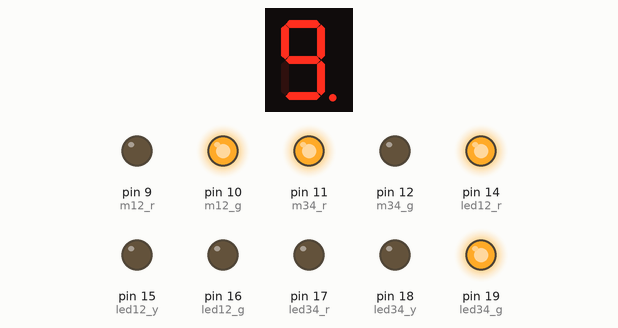
This sketch was run on a simulated Arduino Uno, built with avr-gcc and run on an emulated ATmega328P. Parts: 1-digit seven-segment display, output pins drawn as LEDs (lit = HIGH). Wiring (inferred from the names in the program): 1-digit 7-segment display, segments lit when LOW: segments pin 1, pin 2, pin 3, pin 4, pin 5, pin 6, pin 7, pin 8. The segment pins are drawn as the display they are named for; pins used as bus, display or sensor lines are not drawn.

Above: at 0.3 s.
At 3.0 s:
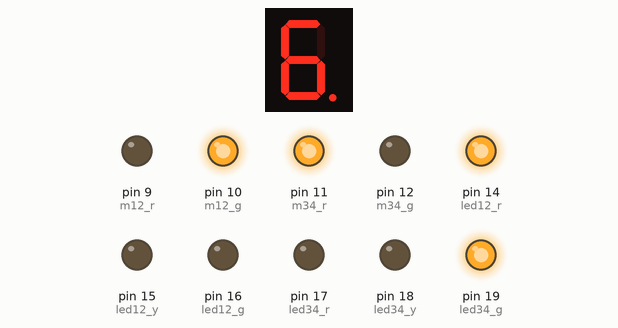
At 6.6 s:
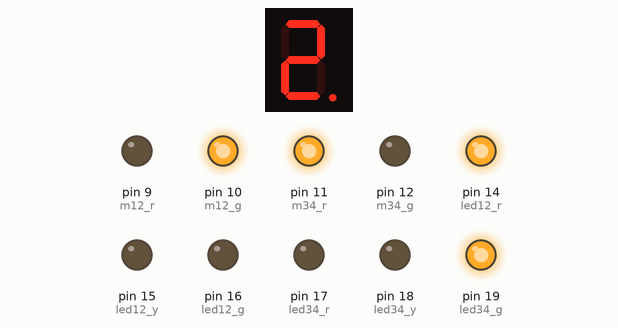
At 12.9 s:
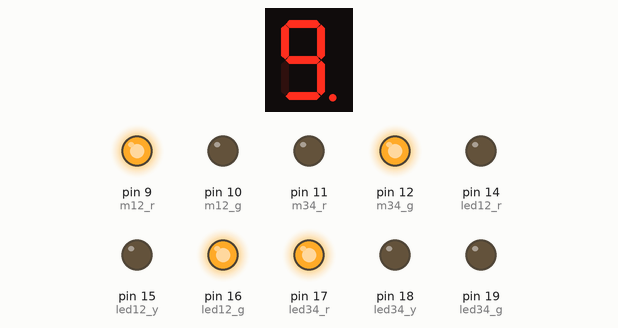
At 22.5 s:
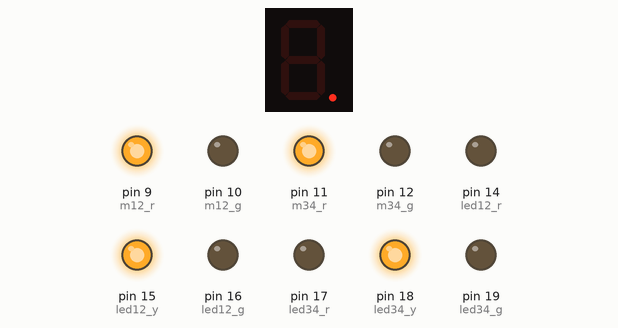
At 39.0 s:
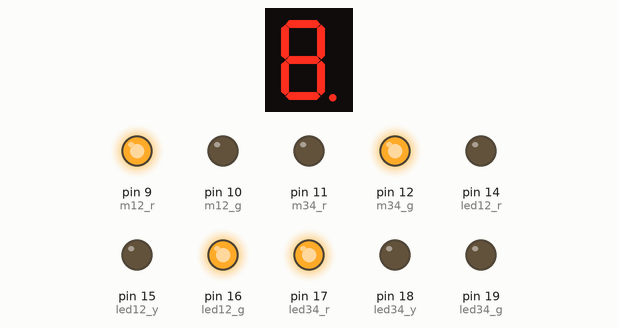
Timing chart, 0 to 40.0 s (numbered marks = the images above):
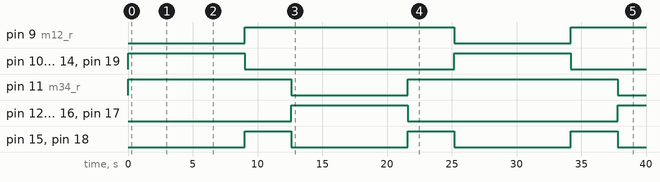

Measured:
- by itself, pin 9 (m12_r): LOW → HIGH at 9.0 s, → LOW 16.2 s later, → HIGH 9.0 s later
- by itself, pin 10 (m12_g), pin 14 (led12_r), pin 19 (led34_g): alternates HIGH for 9.0 s and LOW for 16.2 s
- by itself, pin 11 (m34_r): LOW → HIGH at 0.00 s, → LOW 12.6 s later, → HIGH 9.0 s later, → LOW 16.2 s later
- by itself, pin 12 (m34_g), pin 16 (led12_g), pin 17 (led34_r): LOW → HIGH at 12.6 s, → LOW 9.0 s later, → HIGH 16.2 s later
- by itself, pin 15 (led12_y), pin 18 (led34_y): alternates HIGH for 3.6 s and LOW for 9.0 s
- what the display in image 0 shows lasts 0.5 s, from 0.2 s to 0.7 s
- what the display in image 4 shows lasts 0.4 s, from 22.3 s to 22.7 s

The sketch:

4_way_rafic_light_1.ino
```cpp
int A = 1;  // 7 sigment display A
int B = 2; // 7 sigment display B
int C = 3;// 7 sigment display C
int D = 4;// 7 sigment display D
int E = 5;// 7 sigment display E
int F = 6;// 7 sigment display F
int G = 7;// 7 sigment display G
int DP = 8;// 7 sigment display Dot Point
int m12_r = 9; //
int m12_g = 10;
int m34_r = 11;
int m34_g = 12;

int led12_r = 14;
int led12_y = 15;
int led12_g = 16;
int led34_r = 17;
int led34_y = 18;
int led34_g = 19;
int de_1 = 200;
int de_2 = 500;

void setup(){
  pinMode(A,OUTPUT);
  pinMode(B,OUTPUT);
  pinMode(C,OUTPUT);
  pinMode(D,OUTPUT);
  pinMode(E,OUTPUT);
  pinMode(F,OUTPUT);
  pinMode(G,OUTPUT);
  pinMode(DP,OUTPUT);
  pinMode(m12_r,OUTPUT);
  pinMode(m12_g,OUTPUT);
  pinMode(m34_r,OUTPUT);
  pinMode(m34_g,OUTPUT);

  pinMode(led12_r,OUTPUT);
  pinMode(led12_y,OUTPUT);
  pinMode(led12_g,OUTPUT);
  pinMode(led34_r,OUTPUT);
  pinMode(led34_y,OUTPUT);
  pinMode(led34_g,OUTPUT);
}

void loop(){

  digitalWrite(led12_r,1);
  digitalWrite(led12_y,0);
  digitalWrite(led12_g,0);
  digitalWrite(m12_r,0);
  digitalWrite(m12_g,1);
  digitalWrite(led34_r,0);
  digitalWrite(led34_y,0);
  digitalWrite(led34_g,1);
  digitalWrite(m34_r,1);
  digitalWrite(m34_g,0);
  digitalWrite(A,0);
  digitalWrite(B,0);
  digitalWrite(C,0);
  digitalWrite(D,0);
  digitalWrite(E,1);
  digitalWrite(F,0);
  digitalWrite(G,0);
  digitalWrite(DP,1);
  delay(de_1);
    //

  digitalWrite(DP,0);
  delay(de_2);

    //

  digitalWrite(DP,1);
  delay(de_1);

  //1
  digitalWrite(A,0);
  digitalWrite(B,0);
  digitalWrite(C,0);
  digitalWrite(D,0);
  digitalWrite(E,0);
  digitalWrite(F,0);
  digitalWrite(G,0);
  digitalWrite(DP,1);
  delay(de_1);
  //
  digitalWrite(DP,0);
  delay(de_2);
    //
  digitalWrite(DP,1);
  delay(de_1);
    //2

  digitalWrite(A,0);
  digitalWrite(B,0);
  digitalWrite(C,0);
  digitalWrite(D,1);
  digitalWrite(E,1);
  digitalWrite(F,1);
  digitalWrite(G,1);
  digitalWrite(DP,1);
  delay(de_1);
  //
  digitalWrite(DP,0);
  delay(de_2);
    //
  digitalWrite(DP,1);
  delay(de_1);
    //3
  digitalWrite(A,0);
  digitalWrite(B,1);
  digitalWrite(C,0);
  digitalWrite(D,0);
  digitalWrite(E,0);
  digitalWrite(F,0);
  digitalWrite(G,0);
  digitalWrite(DP,1);
  delay(de_1);
  //
  digitalWrite(DP,0);
  delay(de_2);
    //
  digitalWrite(DP,1);
  delay(de_1);

  digitalWrite(A,0);
  digitalWrite(B,1);
  digitalWrite(C,0);
  digitalWrite(D,0);
  digitalWrite(E,1);
  digitalWrite(F,0);
  digitalWrite(G,0);
  digitalWrite(DP,1);
  delay(de_1);
  //
  digitalWrite(DP,0);
  delay(de_2);
    //
  digitalWrite(DP,1);
  delay(de_1);
    //4
  digitalWrite(A,1);
  digitalWrite(B,0);
  digitalWrite(C,0);
  digitalWrite(D,1);
  digitalWrite(E,1);
  digitalWrite(F,0);
  digitalWrite(G,0);
  digitalWrite(DP,1);
  delay(de_1);
  //
  digitalWrite(DP,0);
  delay(de_2);
    //
  digitalWrite(DP,1);
  delay(de_1);
    //5
  digitalWrite(A,0);
  digitalWrite(B,0);
  digitalWrite(C,0);
  digitalWrite(D,0);
  digitalWrite(E,1);
  digitalWrite(F,1);
  digitalWrite(G,0);
  digitalWrite(DP,1);
  delay(de_1);
  //
  digitalWrite(DP,0);
  delay(de_2);
    //
  digitalWrite(DP,1);
  delay(de_1);
    //6
  digitalWrite(A,0);
  digitalWrite(B,0);
  digitalWrite(C,1);
  digitalWrite(D,0);
  digitalWrite(E,0);
  digitalWrite(F,1);
  digitalWrite(G,0);
  digitalWrite(DP,1);
  delay(de_1);
  //
  digitalWrite(DP,0);
  delay(de_2);
    //
  digitalWrite(DP,1);
  delay(de_1);
    //7
  digitalWrite(A,1);
  digitalWrite(B,0);
  digitalWrite(C,0);
  digitalWrite(D,1);
  digitalWrite(E,1);
  digitalWrite(F,1);
  digitalWrite(G,1);
  digitalWrite(DP,1);
  delay(de_1);
  //
  digitalWrite(DP,0);
  delay(de_2);
    //
  digitalWrite(DP,1);
  delay(de_1);
    //8
  digitalWrite(A,0);
  digitalWrite(B,0);
  digitalWrite(C,0);
  digitalWrite(D,0);
  digitalWrite(E,0);
  digitalWrite(F,0);
  digitalWrite(G,1);
  digitalWrite(DP,1);
  delay(de_1);
  //
  digitalWrite(DP,0);
  delay(de_2);
    //
  digitalWrite(DP,1);
  delay(de_1);
    //9 ends
    // 12 34 yellow
  digitalWrite(led12_r,0);
  digitalWrite(led12_y,1);
  digitalWrite(led12_g,0);
  digitalWrite(m12_r,1);
  digitalWrite(m12_g,0);
  digitalWrite(led34_r,0);
  digitalWrite(led34_y,1);
  digitalWrite(led34_g,0);
  digitalWrite(m34_r,1);
  digitalWrite(m34_g,0);
  digitalWrite(A,1);
  digitalWrite(B,1);
  digitalWrite(C,1);
  digitalWrite(D,1);
  digitalWrite(E,1);
  digitalWrite(F,1);
  digitalWrite(G,1);
  digitalWrite(DP,0);
  delay(de_1);
  //
  digitalWrite(DP,1);
  delay(de_2);
    //
  digitalWrite(DP,0);
  delay(de_1);
    //1
  digitalWrite(A,1);
  digitalWrite(B,1);
  digitalWrite(C,1);
  digitalWrite(D,1);
  digitalWrite(E,1);
  digitalWrite(F,1);
  digitalWrite(G,1);
  digitalWrite(DP,0);
  delay(de_1);
  //
  digitalWrite(DP,1);
  delay(de_2);
    //
  digitalWrite(DP,0);
  delay(de_1);
    //2
  digitalWrite(A,1);
  digitalWrite(B,1);
  digitalWrite(C,1);
  digitalWrite(D,1);
  digitalWrite(E,1);
  digitalWrite(F,1);
  digitalWrite(G,1);
  digitalWrite(DP,0);
  delay(de_1);
  //
  digitalWrite(DP,1);
  delay(de_2);
    //
  digitalWrite(DP,0);
  delay(de_1);
// 3
    digitalWrite(A,1);
  digitalWrite(B,1);
  digitalWrite(C,1);
  digitalWrite(D,1);
  digitalWrite(E,1);
  digitalWrite(F,1);
  digitalWrite(G,1);
  digitalWrite(DP,0);
  delay(de_1);
  //
  digitalWrite(DP,1);
  delay(de_2);
    //
  digitalWrite(DP,0);
  delay(de_1);
    //4 ends
    //12 green 34 red
  digitalWrite(led12_r,0);
  digitalWrite(led12_y,0);
  digitalWrite(led12_g,1);
  digitalWrite(m12_r,1);
  digitalWrite(m12_g,0);
  digitalWrite(led34_r,1);
  digitalWrite(led34_y,0);
  digitalWrite(led34_g,0);
  digitalWrite(m34_r,0);
  digitalWrite(m34_g,1);
  digitalWrite(A,0);
  digitalWrite(B,0);
  digitalWrite(C,0);
  digitalWrite(D,0);
  digitalWrite(E,1);
  digitalWrite(F,0);
  digitalWrite(G,0);
  digitalWrite(DP,1);
  delay(de_1);
    //

  digitalWrite(DP,0);
  delay(de_2);

    //

  digitalWrite(DP,1);
  delay(de_1);

    //1
  digitalWrite(A,0);
  digitalWrite(B,0);
  digitalWrite(C,0);
  digitalWrite(D,0);
  digitalWrite(E,0);
  digitalWrite(F,0);
  digitalWrite(G,0);
  digitalWrite(DP,1);
  delay(de_1);
  //
  digitalWrite(DP,0);
  delay(de_2);
    //
  digitalWrite(DP,1);
  delay(de_1);
    //2

  digitalWrite(A,0);
  digitalWrite(B,0);
  digitalWrite(C,0);
  digitalWrite(D,1);
  digitalWrite(E,1);
  digitalWrite(F,1);
  digitalWrite(G,1);
  digitalWrite(DP,1);
  delay(de_1);
  //
  digitalWrite(DP,0);
  delay(de_2);
    //
  digitalWrite(DP,1);
  delay(de_1);
    //3

  digitalWrite(A,0);
  digitalWrite(B,1);
  digitalWrite(C,0);
  digitalWrite(D,0);
  digitalWrite(E,0);
  digitalWrite(F,0);
  digitalWrite(G,0);
  digitalWrite(DP,1);
  delay(de_1);
  //
  digitalWrite(DP,0);
  delay(de_2);
    //
  digitalWrite(DP,1);
  delay(de_1);

  digitalWrite(A,0);
  digitalWrite(B,1);
  digitalWrite(C,0);
  digitalWrite(D,0);
  digitalWrite(E,1);
  digitalWrite(F,0);
  digitalWrite(G,0);
  digitalWrite(DP,1);
  delay(de_1);
  //
  digitalWrite(DP,0);
  delay(de_2);
    //
  digitalWrite(DP,1);
  delay(de_1);
    //4
  digitalWrite(A,1);
  digitalWrite(B,0);
  digitalWrite(C,0);
  digitalWrite(D,1);
  digitalWrite(E,1);
  digitalWrite(F,0);
  digitalWrite(G,0);
  digitalWrite(DP,1);
  delay(de_1);
  //
  digitalWrite(DP,0);
  delay(de_2);
    //
  digitalWrite(DP,1);
  delay(de_1);
    //5
  digitalWrite(A,0);
  digitalWrite(B,0);
  digitalWrite(C,0);
  digitalWrite(D,0);
  digitalWrite(E,1);
  digitalWrite(F,1);
  digitalWrite(G,0);
  digitalWrite(DP,1);
  delay(de_1);
  //
  digitalWrite(DP,0);
  delay(de_2);
    //
  digitalWrite(DP,1);
  delay(de_1);
    //6
  digitalWrite(A,0);
  digitalWrite(B,0);
  digitalWrite(C,1);
  digitalWrite(D,0);
  digitalWrite(E,0);
  digitalWrite(F,1);
  digitalWrite(G,0);
  digitalWrite(DP,1);
  delay(de_1);
  //
  digitalWrite(DP,0);
  delay(de_2);
    //
  digitalWrite(DP,1);
  delay(de_1);
    //7
  digitalWrite(A,1);
  digitalWrite(B,0);
  digitalWrite(C,0);
  digitalWrite(D,1);
  digitalWrite(E,1);
  digitalWrite(F,1);
  digitalWrite(G,1);
  digitalWrite(DP,1);
  delay(de_1);
  //
  digitalWrite(DP,0);
  delay(de_2);
    //
  digitalWrite(DP,1);
  delay(de_1);
    //8
  digitalWrite(A,0);
  digitalWrite(B,0);
  digitalWrite(C,0);
  digitalWrite(D,0);
  digitalWrite(E,0);
  digitalWrite(F,0);
  digitalWrite(G,1);
  digitalWrite(DP,1);
  delay(de_1);
  //
  digitalWrite(DP,0);
  delay(de_2);
    //
  digitalWrite(DP,1);
  delay(de_1);
    //9 ends
    // 12 34 yellow
  digitalWrite(led12_r,0);
  digitalWrite(led12_y,1);
  digitalWrite(led12_g,0);
  digitalWrite(m12_r,1);
  digitalWrite(m12_g,0);
  digitalWrite(led34_r,0);
  digitalWrite(led34_y,1);
  digitalWrite(led34_g,0);
  digitalWrite(m34_r,1);
  digitalWrite(m34_g,0);
  digitalWrite(A,1);
  digitalWrite(B,1);
  digitalWrite(C,1);
  digitalWrite(D,1);
  digitalWrite(E,1);
  digitalWrite(F,1);
  digitalWrite(G,1);
  digitalWrite(DP,0);
  delay(de_1);
  //
  digitalWrite(DP,1);
  delay(de_2);
    //
  digitalWrite(DP,0);
  delay(de_1);
    //1
  digitalWrite(A,1);
  digitalWrite(B,1);
  digitalWrite(C,1);
  digitalWrite(D,1);
  digitalWrite(E,1);
  digitalWrite(F,1);
  digitalWrite(G,1);
  digitalWrite(DP,0);
  delay(de_1);
  //
  digitalWrite(DP,1);
  delay(de_2);
    //
  digitalWrite(DP,0);
  delay(de_1);
    //2
  digitalWrite(A,1);
  digitalWrite(B,1);
  digitalWrite(C,1);
  digitalWrite(D,1);
  digitalWrite(E,1);
  digitalWrite(F,1);
  digitalWrite(G,1);
  digitalWrite(DP,0);
  delay(de_1);
  //
  digitalWrite(DP,1);
  delay(de_2);
    //
  digitalWrite(DP,0);
  delay(de_1);
  //3

    digitalWrite(A,1);
  digitalWrite(B,1);
  digitalWrite(C,1);
  digitalWrite(D,1);
  digitalWrite(E,1);
  digitalWrite(F,1);
  digitalWrite(G,1);
  digitalWrite(DP,0);
  delay(de_1);
  //
  digitalWrite(DP,1);
  delay(de_2);
    //
  digitalWrite(DP,0);
  delay(de_1);
  //4ends
}
```
